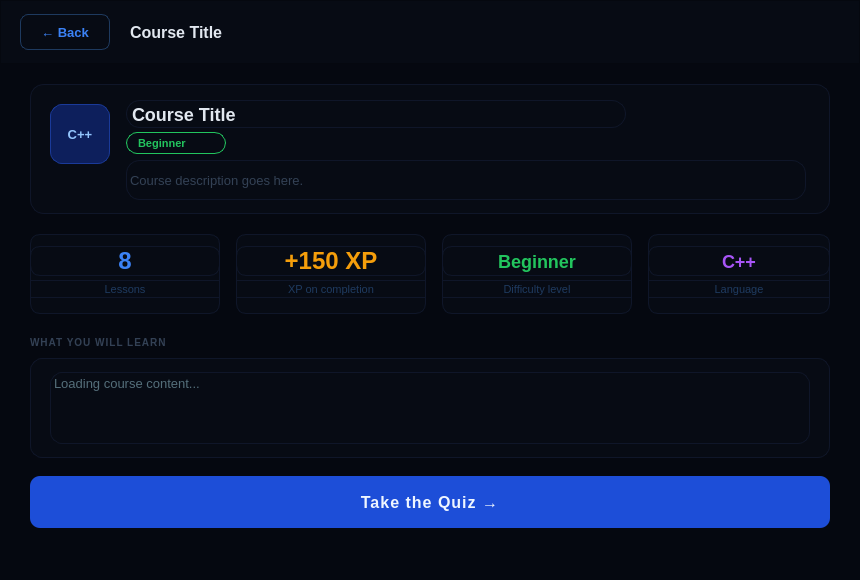
<?xml version="1.0" encoding="UTF-8"?>
<ui version="4.0">
 <class>coursedetailwindow</class>
 <widget class="QWidget" name="coursedetailwindow">
  <property name="geometry">
   <rect><x>0</x><y>0</y><width>860</width><height>580</height></rect>
  </property>
  <property name="windowTitle"><string>Langora — Course</string></property>
  <property name="styleSheet">
   <string notr="true">QWidget#coursedetailwindow { background-color: #050810; }</string>
  </property>

  <!-- TOP BAR -->
  <widget class="QFrame" name="topbar">
   <property name="geometry"><rect><x>0</x><y>0</y><width>860</width><height>64</height></rect></property>
   <property name="styleSheet">
    <string notr="true">QFrame#topbar { background-color: #070b14; border-bottom: 1px solid #0f1629; }</string>
   </property>
   <property name="frameShape"><enum>QFrame::Shape::StyledPanel</enum></property>

   <widget class="QPushButton" name="pushButton_back">
    <property name="geometry"><rect><x>20</x><y>14</y><width>90</width><height>36</height></rect></property>
    <property name="styleSheet">
     <string notr="true">
QPushButton { background: transparent; color: #3b82f6; border: 1px solid #1e3a5f; border-radius: 8px; font-size: 13px; font-weight: bold; }
QPushButton:hover { background: #070f24; border-color: #1d4ed8; }
     </string>
    </property>
    <property name="text"><string>← Back</string></property>
   </widget>

   <widget class="QLabel" name="label_course_title">
    <property name="geometry"><rect><x>130</x><y>14</y><width>500</width><height>36</height></rect></property>
    <property name="styleSheet"><string notr="true">QLabel { color: #e2e8f0; font-size: 16px; font-weight: bold; background: transparent; }</string></property>
    <property name="text"><string>Course Title</string></property>
   </widget>
  </widget>

  <!-- COURSE INFO CARD -->
  <widget class="QFrame" name="info_card">
   <property name="geometry"><rect><x>30</x><y>84</y><width>800</width><height>130</height></rect></property>
   <property name="styleSheet">
    <string notr="true">QFrame { background: #070b14; border: 1px solid #0f1629; border-radius: 14px; }</string>
   </property>
   <property name="frameShape"><enum>QFrame::Shape::StyledPanel</enum></property>

   <widget class="QLabel" name="label_lang_badge">
    <property name="geometry"><rect><x>20</x><y>20</y><width>60</width><height>60</height></rect></property>
    <property name="styleSheet">
     <string notr="true">QLabel { background: #0d1f5c; border-radius: 12px; border: 1px solid #1a3a99; color: #93c5fd; font-size: 13px; font-weight: bold; }</string>
    </property>
    <property name="text"><string>C++</string></property>
    <property name="alignment"><set>Qt::AlignmentFlag::AlignCenter</set></property>
   </widget>

   <widget class="QLabel" name="label_title_card">
    <property name="geometry"><rect><x>96</x><y>16</y><width>500</width><height>28</height></rect></property>
    <property name="styleSheet"><string notr="true">QLabel { color: #e2e8f0; font-size: 18px; font-weight: bold; background: transparent; }</string></property>
    <property name="text"><string>Course Title</string></property>
   </widget>

   <widget class="QLabel" name="label_difficulty_badge">
    <property name="geometry"><rect><x>96</x><y>48</y><width>100</width><height>22</height></rect></property>
    <property name="styleSheet">
     <string notr="true">QLabel { color: #22c55e; border: 1px solid #22c55e; border-radius: 11px; font-size: 11px; font-weight: bold; background: transparent; padding: 0 8px; }</string>
    </property>
    <property name="text"><string>Beginner</string></property>
   </widget>

   <widget class="QLabel" name="label_description">
    <property name="geometry"><rect><x>96</x><y>76</y><width>680</width><height>40</height></rect></property>
    <property name="styleSheet"><string notr="true">QLabel { color: #334155; font-size: 13px; background: transparent; }</string></property>
    <property name="text"><string>Course description goes here.</string></property>
    <property name="wordWrap"><bool>true</bool></property>
   </widget>
  </widget>

  <!-- STATS ROW -->
  <widget class="QFrame" name="stat_lessons">
   <property name="geometry"><rect><x>30</x><y>234</y><width>190</width><height>80</height></rect></property>
   <property name="styleSheet"><string notr="true">QFrame { background: #070b14; border: 1px solid #0f1629; border-radius: 10px; }</string></property>
   <widget class="QLabel" name="label_lessons_val">
    <property name="geometry"><rect><x>0</x><y>12</y><width>190</width><height>30</height></rect></property>
    <property name="styleSheet"><string notr="true">QLabel { color: #3b82f6; font-size: 24px; font-weight: bold; background: transparent; }</string></property>
    <property name="text"><string>8</string></property>
    <property name="alignment"><set>Qt::AlignmentFlag::AlignCenter</set></property>
   </widget>
   <widget class="QLabel" name="label_lessons_lbl">
    <property name="geometry"><rect><x>0</x><y>46</y><width>190</width><height>18</height></rect></property>
    <property name="styleSheet"><string notr="true">QLabel { color: #1e3a5f; font-size: 11px; background: transparent; }</string></property>
    <property name="text"><string>Lessons</string></property>
    <property name="alignment"><set>Qt::AlignmentFlag::AlignCenter</set></property>
   </widget>
  </widget>

  <widget class="QFrame" name="stat_xp">
   <property name="geometry"><rect><x>236</x><y>234</y><width>190</width><height>80</height></rect></property>
   <property name="styleSheet"><string notr="true">QFrame { background: #070b14; border: 1px solid #0f1629; border-radius: 10px; }</string></property>
   <widget class="QLabel" name="label_xp_val">
    <property name="geometry"><rect><x>0</x><y>12</y><width>190</width><height>30</height></rect></property>
    <property name="styleSheet"><string notr="true">QLabel { color: #f59e0b; font-size: 24px; font-weight: bold; background: transparent; }</string></property>
    <property name="text"><string>+150 XP</string></property>
    <property name="alignment"><set>Qt::AlignmentFlag::AlignCenter</set></property>
   </widget>
   <widget class="QLabel" name="label_xp_lbl">
    <property name="geometry"><rect><x>0</x><y>46</y><width>190</width><height>18</height></rect></property>
    <property name="styleSheet"><string notr="true">QLabel { color: #1e3a5f; font-size: 11px; background: transparent; }</string></property>
    <property name="text"><string>XP on completion</string></property>
    <property name="alignment"><set>Qt::AlignmentFlag::AlignCenter</set></property>
   </widget>
  </widget>

  <widget class="QFrame" name="stat_difficulty">
   <property name="geometry"><rect><x>442</x><y>234</y><width>190</width><height>80</height></rect></property>
   <property name="styleSheet"><string notr="true">QFrame { background: #070b14; border: 1px solid #0f1629; border-radius: 10px; }</string></property>
   <widget class="QLabel" name="label_diff_val">
    <property name="geometry"><rect><x>0</x><y>12</y><width>190</width><height>30</height></rect></property>
    <property name="styleSheet"><string notr="true">QLabel { color: #22c55e; font-size: 18px; font-weight: bold; background: transparent; }</string></property>
    <property name="text"><string>Beginner</string></property>
    <property name="alignment"><set>Qt::AlignmentFlag::AlignCenter</set></property>
   </widget>
   <widget class="QLabel" name="label_diff_lbl">
    <property name="geometry"><rect><x>0</x><y>46</y><width>190</width><height>18</height></rect></property>
    <property name="styleSheet"><string notr="true">QLabel { color: #1e3a5f; font-size: 11px; background: transparent; }</string></property>
    <property name="text"><string>Difficulty level</string></property>
    <property name="alignment"><set>Qt::AlignmentFlag::AlignCenter</set></property>
   </widget>
  </widget>

  <widget class="QFrame" name="stat_lang">
   <property name="geometry"><rect><x>648</x><y>234</y><width>182</width><height>80</height></rect></property>
   <property name="styleSheet"><string notr="true">QFrame { background: #070b14; border: 1px solid #0f1629; border-radius: 10px; }</string></property>
   <widget class="QLabel" name="label_lang_val">
    <property name="geometry"><rect><x>0</x><y>12</y><width>182</width><height>30</height></rect></property>
    <property name="styleSheet"><string notr="true">QLabel { color: #a855f7; font-size: 18px; font-weight: bold; background: transparent; }</string></property>
    <property name="text"><string>C++</string></property>
    <property name="alignment"><set>Qt::AlignmentFlag::AlignCenter</set></property>
   </widget>
   <widget class="QLabel" name="label_lang_lbl">
    <property name="geometry"><rect><x>0</x><y>46</y><width>182</width><height>18</height></rect></property>
    <property name="styleSheet"><string notr="true">QLabel { color: #1e3a5f; font-size: 11px; background: transparent; }</string></property>
    <property name="text"><string>Language</string></property>
    <property name="alignment"><set>Qt::AlignmentFlag::AlignCenter</set></property>
   </widget>
  </widget>

  <!-- WHAT YOU WILL LEARN section -->
  <widget class="QLabel" name="label_section">
   <property name="geometry"><rect><x>30</x><y>334</y><width>800</width><height>16</height></rect></property>
   <property name="styleSheet"><string notr="true">QLabel { color: #334155; font-size: 10px; font-weight: bold; letter-spacing: 1px; background: transparent; }</string></property>
   <property name="text"><string>WHAT YOU WILL LEARN</string></property>
  </widget>

  <widget class="QFrame" name="learn_card">
   <property name="geometry"><rect><x>30</x><y>358</y><width>800</width><height>100</height></rect></property>
   <property name="styleSheet">
    <string notr="true">QFrame { background: #070b14; border: 1px solid #0f1629; border-radius: 12px; }</string>
   </property>
   <widget class="QLabel" name="label_learn_content">
    <property name="geometry"><rect><x>20</x><y>14</y><width>760</width><height>72</height></rect></property>
    <property name="styleSheet"><string notr="true">QLabel { color: #546e7a; font-size: 13px; background: transparent; line-height: 1.6; }</string></property>
    <property name="text"><string>Loading course content...</string></property>
    <property name="wordWrap"><bool>true</bool></property>
    <property name="alignment"><set>Qt::AlignmentFlag::AlignTop|Qt::AlignmentFlag::AlignLeft</set></property>
   </widget>
  </widget>

  <!-- START QUIZ BUTTON -->
  <widget class="QPushButton" name="pushButton_startQuiz">
   <property name="geometry"><rect><x>30</x><y>476</y><width>800</width><height>52</height></rect></property>
   <property name="styleSheet">
    <string notr="true">
QPushButton {
    background: #1d4ed8; color: #eff6ff;
    border: none; border-radius: 10px;
    font-size: 16px; font-weight: bold; letter-spacing: 1px;
}
QPushButton:hover { background: #2563eb; }
QPushButton:pressed { background: #1e40af; }
    </string>
   </property>
   <property name="text"><string>Take the Quiz →</string></property>
  </widget>

 </widget>
 <resources/>
 <connections/>
</ui>
